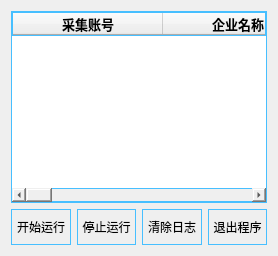
     <widget class="QWidget" name="tab">
      <attribute name="title">
       <string>邮件发送</string>
      </attribute>
      <layout class="QVBoxLayout" name="verticalLayout_4">
       <item>
        <layout class="QVBoxLayout" name="verticalLayout">
         <item>
          <widget class="QTableWidget" name="emailSendTableWidget">
           <property name="sizePolicy">
            <sizepolicy hsizetype="Preferred" vsizetype="Expanding">
             <horstretch>0</horstretch>
             <verstretch>0</verstretch>
            </sizepolicy>
           </property>
           <property name="styleSheet">
            <string notr="true">*{
	border:1px solid rgb(71, 191, 255);
    gridline-color: rgb(71, 191, 255);
	color: black;
    font-size:16px;
	font: 9pt &quot;华文楷体&quot;;
	text-align:center;
}</string>
           </property>
           <property name="rowCount">
            <number>0</number>
           </property>
           <attribute name="horizontalHeaderCascadingSectionResizes">
            <bool>false</bool>
           </attribute>
           <attribute name="horizontalHeaderMinimumSectionSize">
            <number>28</number>
           </attribute>
           <attribute name="horizontalHeaderDefaultSectionSize">
            <number>150</number>
           </attribute>
           <attribute name="horizontalHeaderHighlightSections">
            <bool>true</bool>
           </attribute>
           <attribute name="horizontalHeaderStretchLastSection">
            <bool>true</bool>
           </attribute>
           <attribute name="verticalHeaderVisible">
            <bool>false</bool>
           </attribute>
           <attribute name="verticalHeaderHighlightSections">
            <bool>true</bool>
           </attribute>
           <column>
            <property name="text">
             <string>采集账号</string>
            </property>
            <property name="font">
             <font>
              <family>华文行楷</family>
              <pointsize>10</pointsize>
              <weight>75</weight>
              <bold>true</bold>
             </font>
            </property>
            <property name="textAlignment">
             <set>AlignCenter</set>
            </property>
           </column>
           <column>
            <property name="text">
             <string>企业名称</string>
            </property>
            <property name="font">
             <font>
              <family>华文行楷</family>
              <pointsize>10</pointsize>
              <weight>75</weight>
              <bold>true</bold>
             </font>
            </property>
            <property name="textAlignment">
             <set>AlignCenter</set>
            </property>
           </column>
           <column>
            <property name="text">
             <string>法人代表</string>
            </property>
            <property name="font">
             <font>
              <family>华文行楷</family>
              <pointsize>10</pointsize>
              <weight>75</weight>
              <bold>true</bold>
             </font>
            </property>
            <property name="textAlignment">
             <set>AlignCenter</set>
            </property>
           </column>
           <column>
            <property name="text">
             <string>收件人邮箱</string>
            </property>
            <property name="font">
             <font>
              <family>华文行楷</family>
              <pointsize>10</pointsize>
              <weight>75</weight>
              <bold>true</bold>
             </font>
            </property>
            <property name="textAlignment">
             <set>AlignCenter</set>
            </property>
           </column>
           <column>
            <property name="text">
             <string>行政处罚</string>
            </property>
            <property name="font">
             <font>
              <family>华文行楷</family>
              <pointsize>10</pointsize>
              <weight>75</weight>
              <bold>true</bold>
             </font>
            </property>
            <property name="textAlignment">
             <set>AlignCenter</set>
            </property>
           </column>
           <column>
            <property name="text">
             <string>环保处罚</string>
            </property>
            <property name="font">
             <font>
              <family>华文行楷</family>
              <pointsize>10</pointsize>
              <weight>75</weight>
              <bold>true</bold>
             </font>
            </property>
            <property name="textAlignment">
             <set>AlignCenter</set>
            </property>
           </column>
           <column>
            <property name="text">
             <string>历史失信信息</string>
            </property>
            <property name="font">
             <font>
              <family>华文行楷</family>
              <pointsize>10</pointsize>
              <weight>75</weight>
              <bold>true</bold>
             </font>
            </property>
            <property name="textAlignment">
             <set>AlignCenter</set>
            </property>
           </column>
           <column>
            <property name="text">
             <string>历史限制高消费</string>
            </property>
            <property name="font">
             <font>
              <family>华文行楷</family>
              <pointsize>10</pointsize>
              <weight>75</weight>
              <bold>true</bold>
             </font>
            </property>
            <property name="textAlignment">
             <set>AlignCenter</set>
            </property>
           </column>
           <column>
            <property name="text">
             <string>历史被执行人</string>
            </property>
            <property name="font">
             <font>
              <family>华文行楷</family>
              <pointsize>10</pointsize>
              <weight>75</weight>
              <bold>true</bold>
             </font>
            </property>
            <property name="textAlignment">
             <set>AlignCenter</set>
            </property>
           </column>
           <column>
            <property name="text">
             <string>发送人邮箱</string>
            </property>
            <property name="font">
             <font>
              <family>华文行楷</family>
              <pointsize>10</pointsize>
              <weight>75</weight>
              <bold>true</bold>
             </font>
            </property>
            <property name="textAlignment">
             <set>AlignCenter</set>
            </property>
           </column>
           <column>
            <property name="text">
             <string>当天发送次数</string>
            </property>
            <property name="font">
             <font>
              <family>华文行楷</family>
              <pointsize>10</pointsize>
              <weight>75</weight>
              <bold>true</bold>
             </font>
            </property>
            <property name="textAlignment">
             <set>AlignCenter</set>
            </property>
           </column>
           <column>
            <property name="text">
             <string>状态</string>
            </property>
            <property name="font">
             <font>
              <family>华文行楷</family>
              <pointsize>10</pointsize>
              <weight>75</weight>
              <bold>true</bold>
             </font>
            </property>
            <property name="textAlignment">
             <set>AlignCenter</set>
            </property>
           </column>
          </widget>
         </item>
         <item>
          <layout class="QHBoxLayout" name="horizontalLayout_1">
           <item>
            <widget class="QPushButton" name="emailSendStartButton">
             <property name="minimumSize">
              <size>
               <width>0</width>
               <height>36</height>
              </size>
             </property>
             <property name="styleSheet">
              <string notr="true">border:1px solid rgb(71, 191, 255);</string>
             </property>
             <property name="text">
              <string>开始运行</string>
             </property>
            </widget>
           </item>
           <item>
            <widget class="QPushButton" name="emailSendStopButton">
             <property name="minimumSize">
              <size>
               <width>0</width>
               <height>36</height>
              </size>
             </property>
             <property name="styleSheet">
              <string notr="true">border:1px solid rgb(71, 191, 255);</string>
             </property>
             <property name="text">
              <string>停止运行</string>
             </property>
            </widget>
           </item>
           <item>
            <widget class="QPushButton" name="emailSendClearLoggerButton">
             <property name="minimumSize">
              <size>
               <width>0</width>
               <height>36</height>
              </size>
             </property>
             <property name="styleSheet">
              <string notr="true">border:1px solid rgb(71, 191, 255);</string>
             </property>
             <property name="text">
              <string>清除日志</string>
             </property>
            </widget>
           </item>
           <item>
            <widget class="QPushButton" name="emailSendExitButton">
             <property name="minimumSize">
              <size>
               <width>0</width>
               <height>36</height>
              </size>
             </property>
             <property name="styleSheet">
              <string notr="true">border:1px solid rgb(71, 191, 255);</string>
             </property>
             <property name="text">
              <string>退出程序</string>
             </property>
            </widget>
           </item>
          </layout>
         </item>
        </layout>
       </item>
      </layout>
     </widget>
